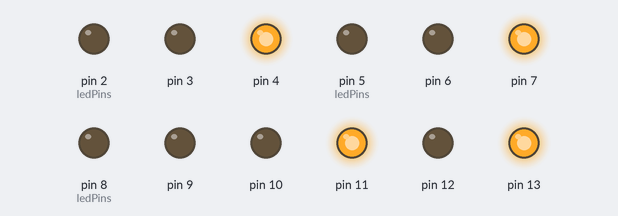
A sketch run on a simulated Arduino Uno, built with avr-gcc and run on an emulated ATmega328P. On the bench: output pins drawn as LEDs (lit = HIGH). Random numbers use the default seed unless the sketch sets one.

Above: at 0.05 s.
At 5.2 s:
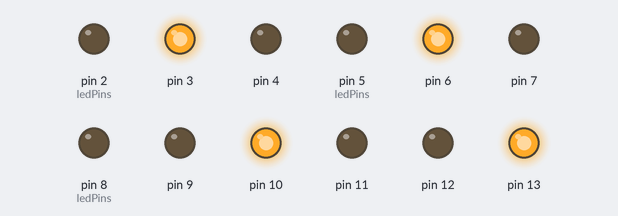
At 10.05 s:
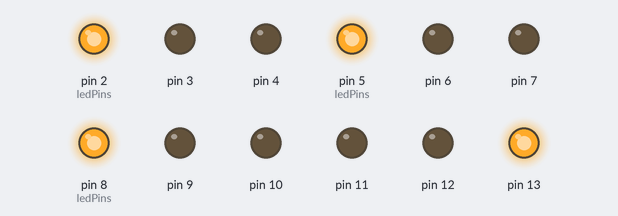
At 19.95 s:
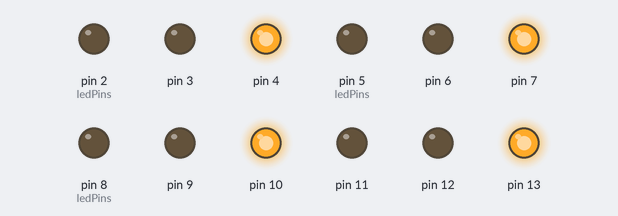
At 29.96 s:
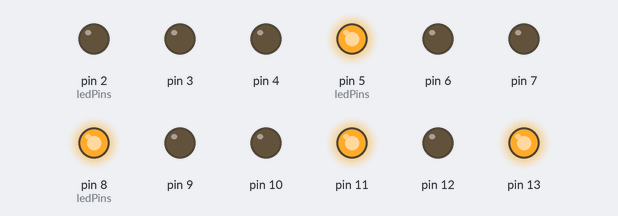
At 39.86 s:
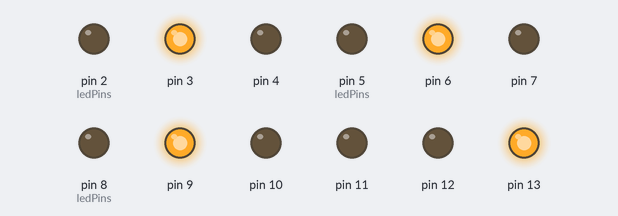
Timing chart, 0 to 40.0 s (numbered marks = the images above):
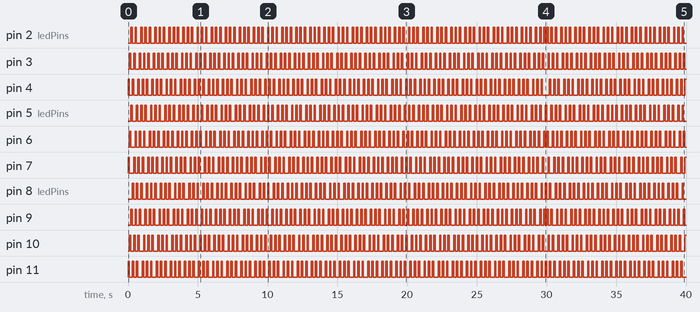

The sketch:

Marquee.ino
```cpp
/*
   Marquee
   Demostrate several coding technics
   Author Ivan Zuniga
   November 2016

*/

const bool ledState = HIGH;
typedef  void (*funcPos_ptr_t)(byte &pos) ;
funcPos_ptr_t funcPos = &funcUp;

void setup() {
  for (byte ledPin = 2; ledPin <= 13; pinMode(ledPin++, OUTPUT));
}

void loop() {
  blink(13);
  if (timer100ms()) switchLeds();
  if (timer10s()) switchMode();
}

void switchLeds() {
  static byte ledPins[] = { 2, 5, 8};
  for (byte led = 0; led < 3; led++) {
    turnOffLed(ledPins[led]);
    funcPos(ledPins[led]);
    turnOnLed(ledPins[led]);
  }
}

void switchMode() {
  static funcPos_ptr_t funcs[] = { &funcUp, &funcDown};
  funcPos = funcs[random(0, 2)];
}
```

Functions.ino
```cpp
void funcUp(byte &pos) {
  funcCycle(++pos);
}

void funcDown(byte &pos) {
  funcCycle(--pos);
}

void funcUpDown(byte &pos) {
  static byte d = 1;
  pos += d;
  d =  (pos >= 11) ? -1 : ((pos <= 2) ? 1 : d);
}

inline void funcCycle(byte &pos) {
  pos =  (pos > 11) ? 2 : ((pos < 2) ? 11 : pos);
}
```

Utils.ino
```cpp
bool timer100ms() {
  static unsigned long next = 0;
  unsigned long current = millis();
  if (current > next) {
    next = current + 100;
    return true;
  } else {
    return false;
  }
}

bool timer10s() {
  static unsigned long next = 0;
  unsigned long current = millis();
  return current > next && (next = current + 10000);
}

void turnOnLed(byte ledPin) {
  if (ledPin >= 2 && ledPin <= 11) digitalWrite(ledPin, ledState);
}

void turnOffLed(byte ledPin) {
  if (ledPin >= 2 && ledPin <= 11) digitalWrite(ledPin, !ledState);
}

void blink(byte const pin) {
  static short counter;
  if (!counter--) digitalWrite(pin, !digitalRead(pin));
}
```

Measured:
- by itself, pin 2 (ledPins), pin 4: moves between LOW and HIGH, repeating every 6.1 s
- by itself, pin 3: repeats every 1.0 s: LOW 0.20 s, HIGH 0.10 s, LOW 0.30 s, HIGH 0.10 s, LOW 0.20 s, HIGH 0.10 s
- by itself, pin 5 (ledPins), pin 6, pin 10, pin 11: moves between LOW and HIGH, repeating every 2.0 s
- by itself, pin 7, pin 9: moves between LOW and HIGH, repeating every 5.4 s
- by itself, pin 8 (ledPins): repeats every 1.0 s: 2 × (LOW 0.20 s, HIGH 0.10 s), LOW 0.30 s, HIGH 0.10 s
- by itself, pin 13: LOW → HIGH at 0.00 s
